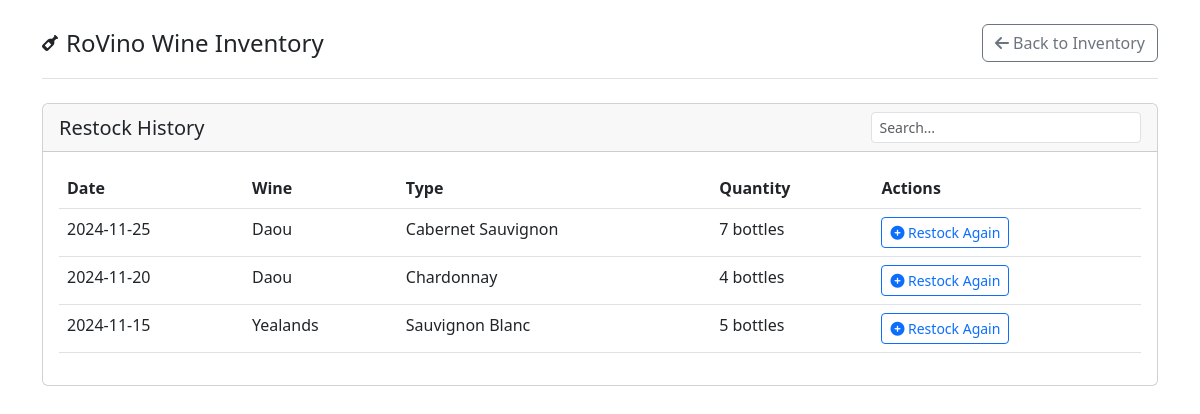
The app's page /history (signed in), older data.
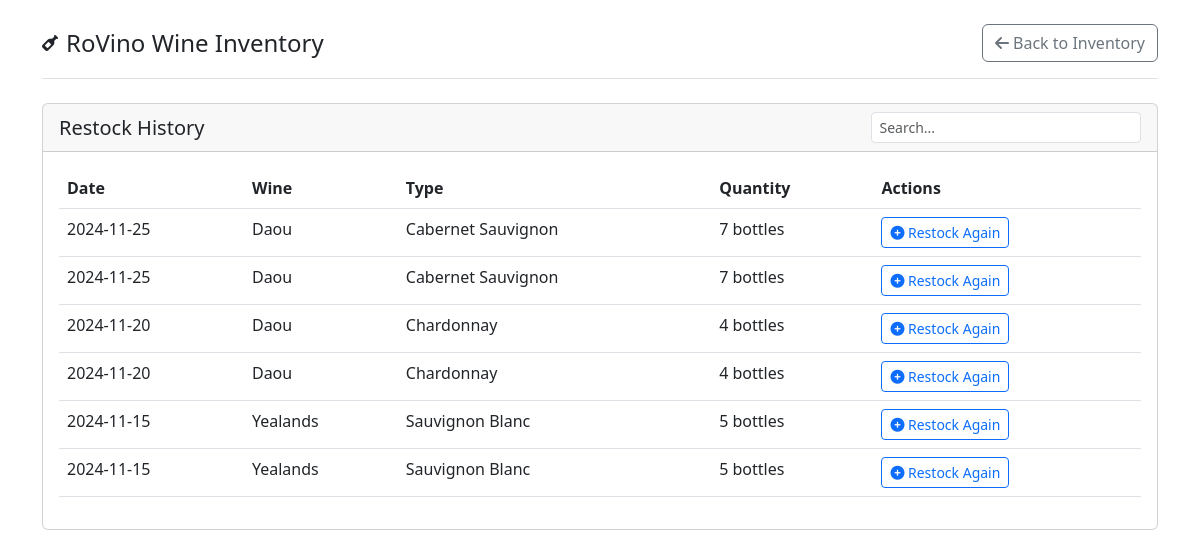
The same page, newer data.
### tables this page shows
CREATE TABLE Restock (
        restock_id INTEGER NOT NULL PRIMARY KEY AUTOINCREMENT UNIQUE,
        wine_id INTEGER NOT NULL,
        quantity_restocked INTEGER NOT NULL,
        restock_date DATE NOT NULL,
        FOREIGN KEY (wine_id) REFERENCES Wines(wine_id)
    );

CREATE TABLE Wines (
            wine_id INTEGER NOT NULL PRIMARY KEY AUTOINCREMENT UNIQUE,
            name VARCHAR(100) NOT NULL,
            type VARCHAR(50) NOT NULL,
            price REAL,
            category VARCHAR(50) DEFAULT 'wine',
            UNIQUE(name, type)
);

### Vino_Flask.py (the view)
@app.route('/history')
@login_required
def history():
    try:
        with get_db_connection() as conn:
            restock_history = conn.execute('''
                SELECT r.restock_id, r.quantity_restocked, r.restock_date,
                       w.name, w.type, w.wine_id
                FROM Restock r
                JOIN Wines w ON r.wine_id = w.wine_id
                ORDER BY r.restock_date DESC
            ''').fetchall()
            return render_template('history.html', history=restock_history)
    except DatabaseError as e:
        flash(str(e), 'error')
        return redirect(url_for('index'))

### Vino_Flask.py (called while the page is built)
@contextmanager
def get_db_connection():
    conn = None
    try:
        conn = sqlite3.connect('Vino.sqlite')
        conn.row_factory = sqlite3.Row
        yield conn
        conn.commit()
    except sqlite3.Error as e:
        if conn:
            conn.rollback()
        logging.error(f"Database error: {str(e)}")
        raise DatabaseError(f"Database operation failed: {str(e)}")
    finally:
        if conn:
            conn.close()

def login_required(f):
    @wraps(f)
    def decorated_function(*args, **kwargs):
        if 'user_id' not in session:
            flash("Please log in to access this page", "error")
            return redirect(url_for('login', next=request.url))
        return f(*args, **kwargs)
    return decorated_function

### templates/history.html (shortened to what this page needs)
<!DOCTYPE html>
<html lang="en">
<head>
    <link href="https://cdnjs.cloudflare.com/ajax/libs/bootstrap/5.3.0/css/bootstrap.min.css" rel="stylesheet">
    <link rel="stylesheet" href="https://cdnjs.cloudflare.com/ajax/libs/font-awesome/6.4.0/css/all.min.css">
</head>
<body>
    <div class="container py-4">
        <header class="pb-3 mb-4 border-bottom">
            <div class="d-flex align-items-center text-dark text-decoration-none">
                <i class="fas fa-wine-bottle me-2"></i>
                <span class="fs-4">RoVino Wine Inventory</span>
                <div class="ms-auto">
                    <a href="{{ url_for('index') }}" class="btn btn-outline-secondary">
                        <i class="fas fa-arrow-left"></i> Back to Inventory
                    </a>
                </div>
            </div>
        </header>
        <div class="card">
            <div class="card-header d-flex justify-content-between align-items-center">
                <h5 class="mb-0">Restock History</h5>
                <input type="text" id="searchInput" class="form-control form-control-sm w-25" placeholder="Search...">
            </div>
            <div class="card-body">
                <div class="table-responsive">
                    <table class="table">
                        <thead>
                            <tr>
                                <th>Date</th>
                                <th>Wine</th>
                                <th>Type</th>
                                <th>Quantity</th>
                                <th>Actions</th>
                            </tr>
                        </thead>
                        <tbody>
                            {% for entry in history %}
                                <tr>
                                    <td>{{ entry.restock_date }}</td>
                                    <td>{{ entry.name }}</td>
                                    <td>{{ entry.type }}</td>
                                    <td>{{ entry.quantity_restocked }} bottles</td>
                                    <td>
                                        <a href="{{ url_for('restock', wine_id=entry.wine_id) }}" class="btn btn-sm btn-outline-primary">
                                            <i class="fas fa-plus-circle"></i> Restock Again
                                        </a>
                                    </td>
                                </tr>
                            {% else %}
                                <tr>
                                    <td colspan="5" class="text-center">No restock history found.</td>
                                </tr>
                            {% endfor %}
                        </tbody>
                    </table>
                </div>
            </div>
        </div>
    </div>
</body>
</html>

Row changes from the older to the newer data that the page shows:
added Restock: restock_date "2024-11-25", name "Daou", type "Cabernet Sauvignon", quantity_restocked "7"
added Restock: restock_date "2024-11-20", name "Daou", type "Chardonnay", quantity_restocked "4"
added Restock: restock_date "2024-11-15", name "Yealands", type "Sauvignon Blanc", quantity_restocked "5"
